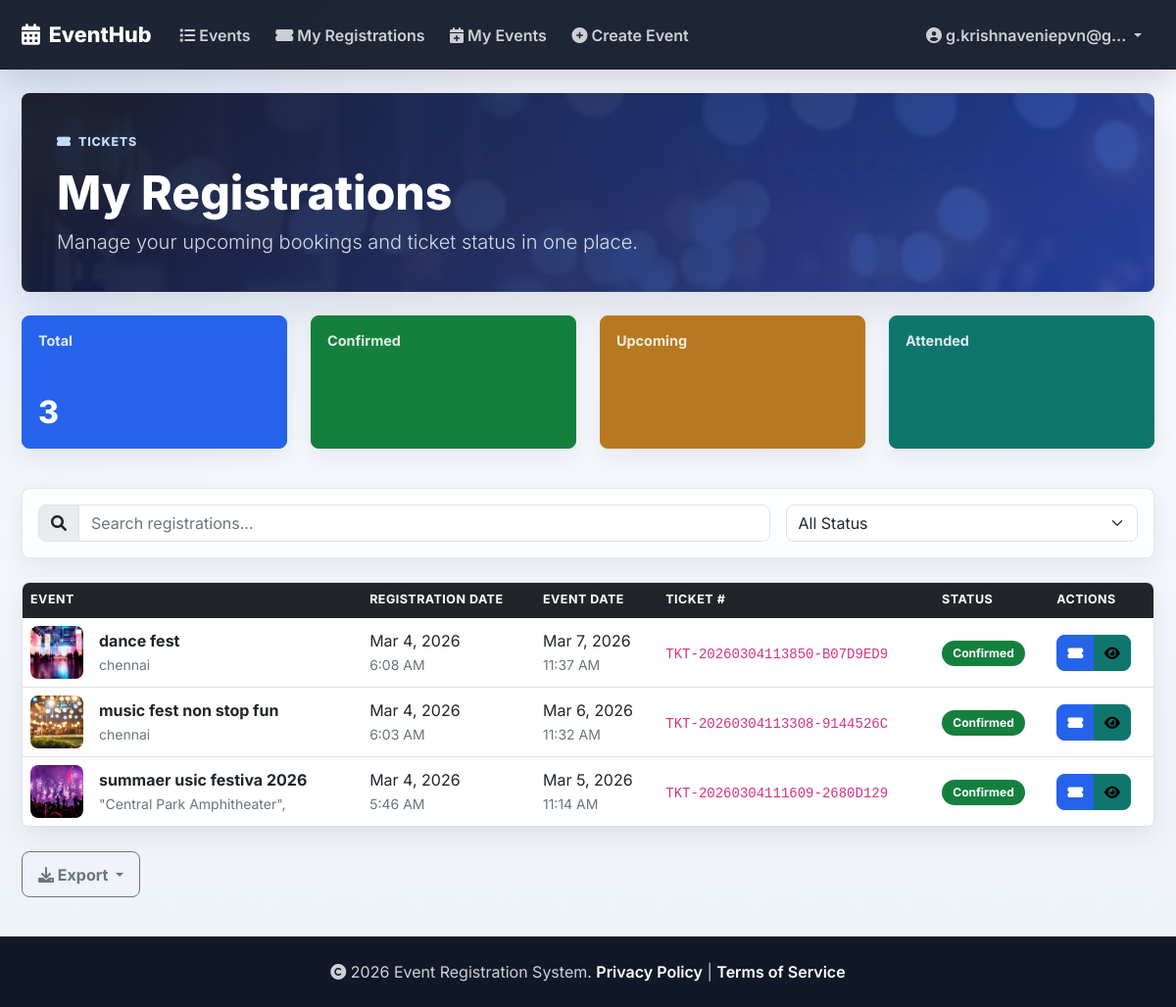
Page /events/my-registrations/ (signed in) on the earlier database version.
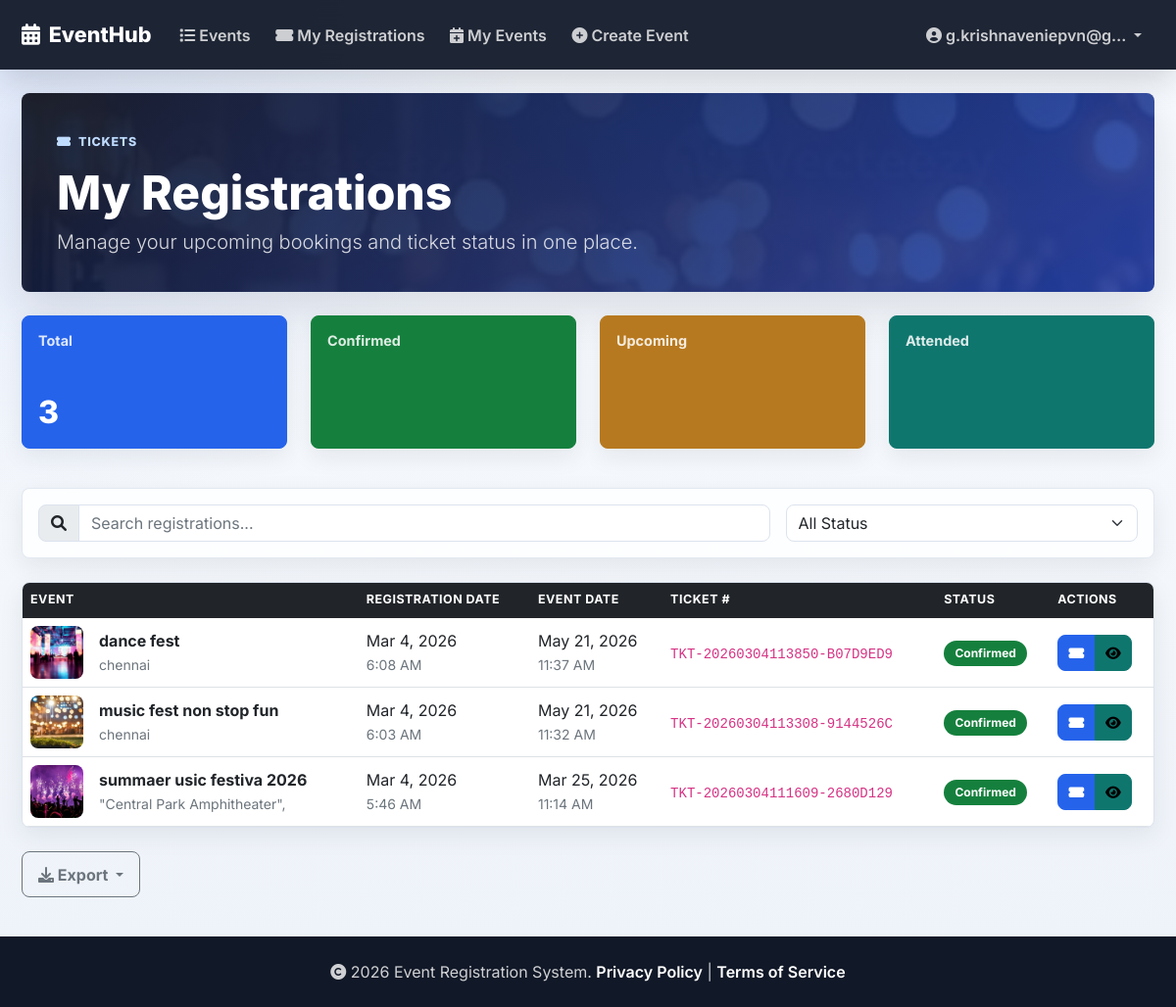
Same page on the later database version.
### events/models.py (models this page shows, shortened)
class Registration(models.Model):
    STATUS_CHOICES = [
        ('pending', 'Pending'),
        ('confirmed', 'Confirmed'),
        ('cancelled', 'Cancelled'),
        ('attended', 'Attended'),
    ]
    event = models.ForeignKey(Event, on_delete=models.CASCADE, related_name='registrations')
    user = models.ForeignKey(User, on_delete=models.CASCADE, related_name='event_registrations')
    registration_date = models.DateTimeField(auto_now_add=True)
    ticket_number = models.CharField(max_length=50, unique=True, blank=True)
    qr_code = models.ImageField(upload_to='qr_codes/', blank=True, null=True)
    status = models.CharField(max_length=20, choices=STATUS_CHOICES, default='pending')
    payment_status = models.BooleanField(default=False)
    attended = models.BooleanField(default=False)

class Event(models.Model):
    title = models.CharField(max_length=200)
    description = models.TextField()
    venue = models.CharField(max_length=200)
    date = models.DateTimeField()
    capacity = models.IntegerField()
    price = models.DecimalField(max_digits=10, decimal_places=2, default=0.00)
    image = models.ImageField(upload_to='event_images/', blank=True, null=True)
    created_by = models.ForeignKey(User, on_delete=models.CASCADE, related_name='events_created')
    created_at = models.DateTimeField(auto_now_add=True)
    is_active = models.BooleanField(default=True)

### events/views.py (the view)
# urls.py: path('my-registrations/', views.my_registrations, name='my_registrations'),
@login_required
def my_registrations(request):
    registrations = Registration.objects.filter(
        user=request.user
    ).select_related('event').order_by('-registration_date')
    upcoming_count = registrations.filter(
        event__date__gte=timezone.now(),
        status__in=['confirmed', 'pending']
    ).count()
    confirmed_count = registrations.filter(status='confirmed').count()
    pending_count = registrations.filter(status='pending').count()
    attended_count = registrations.filter(status='attended').count()
    cancelled_count = registrations.filter(status='cancelled').count()
    context = {
        'registrations': registrations,
        'confirmed_count': confirmed_count,
        'pending_count': pending_count,
        'attended_count': attended_count,
        'cancelled_count': cancelled_count,
        'upcoming_count': upcoming_count,
        'now': timezone.now(),
    }
    return render(request, 'events/my_registrations.html', context)

### events/templates/events/my_registrations.html (shortened to what the changed rows need)
{% extends 'base.html' %}
{% block content %}
<div class="container">
    <div class="page-hero">
        <div class="row align-items-center">
            <div class="col">
                <h1>My Registrations</h1>
            </div>
        </div>
    </div>
    <div class="row mb-4">
        <div class="col-md-3 mb-3">
            <div class="card stat-card text-white bg-primary">
                <div class="card-body">
                    <h2>{{ registrations.count }}</h2>
                </div>
            </div>
        </div>
    </div>
    {% if registrations %}
        <div class="table-responsive">
            <table class="table table-hover align-middle" id="registrationsTable">
                <thead class="table-dark">
                    <tr>
                        <th>Event</th>
                        <th>Registration Date</th>
                        <th>Event Date</th>
                        <th>Ticket #</th>
                        <th>Status</th>
                        <th>Actions</th>
                    </tr>
                </thead>
                <tbody>
                    {% for reg in registrations %}
                        <tr class="registration-row" data-status="{{ reg.status }}">
                            <td>
                                <div class="d-flex align-items-center">
                                    {% if reg.event.image %}
                                        <img src="{{ reg.event.image.url }}" alt="{{ reg.event.title }}" class="thumb me-3">
                                    {% else %}
                                        <div class="thumb-placeholder me-3">
                                            <i class="fas fa-calendar text-white"></i>
                                        </div>
                                    {% endif %}
                                    <div>
                                        <strong>{{ reg.event.title }}</strong><br>
                                        <small class="text-muted">{{ reg.event.venue|truncatechars:30 }}</small>
                                    </div>
                                </div>
                            </td>
                            <td>{{ reg.registration_date|date:"M j, Y" }}<br><small class="text-muted">{{ reg.registration_date|date:"g:i A" }}</small></td>
                            <td>
                                {{ reg.event.date|date:"M j, Y" }}<br>
                                <small class="text-muted">{{ reg.event.date|date:"g:i A" }}</small>
                            </td>
                            <td><code>{{ reg.ticket_number }}</code></td>
                            <td>
                                {% if reg.status == 'confirmed' %}
                                    <span class="badge bg-success">Confirmed</span>
                                {% elif reg.status == 'pending' %}
                                    <span class="badge bg-warning">Pending</span>
                                {% elif reg.status == 'cancelled' %}
                                    <span class="badge bg-danger">Cancelled</span>
                                {% elif reg.status == 'attended' %}
                                    <span class="badge bg-info">Attended</span>
                                {% endif %}
                            </td>
                            <td>
                                <div class="btn-group" role="group">
                                    {% if reg.status == 'confirmed' %}
                                        <a href="{% url 'download_ticket' reg.pk %}" class="btn btn-sm btn-primary" title="View Ticket">
                                            <i class="fas fa-ticket-alt"></i>
                                        </a>
                                    {% endif %}
                                    <a href="{% url 'event_detail' reg.event.pk %}" class="btn btn-sm btn-info" title="View Event">
                                        <i class="fas fa-eye"></i>
                                    </a>
                                </div>
                            </td>
                        </tr>
                    {% endfor %}
                </tbody>
            </table>
        </div>
    {% endif %}
</div>
{% endblock %}

Differences in the rows shown:
changed through a linked row, Registration "6:08 AM": event "Mar 7, 2026" → "May 21, 2026"
changed through a linked row, Registration "6:03 AM": event "Mar 6, 2026" → "May 21, 2026"
changed through a linked row, Registration "5:46 AM": event "Mar 5, 2026" → "Mar 25, 2026"
